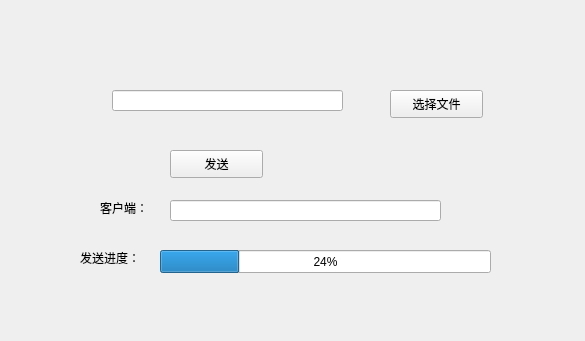
<?xml version="1.0" encoding="UTF-8"?>
<ui version="4.0">
 <class>servers</class>
 <widget class="QWidget" name="servers">
  <property name="geometry">
   <rect>
    <x>0</x>
    <y>0</y>
    <width>585</width>
    <height>341</height>
   </rect>
  </property>
  <property name="windowTitle">
   <string>Form</string>
  </property>
  <widget class="QPushButton" name="select">
   <property name="geometry">
    <rect>
     <x>390</x>
     <y>90</y>
     <width>93</width>
     <height>28</height>
    </rect>
   </property>
   <property name="text">
    <string>选择文件</string>
   </property>
  </widget>
  <widget class="QLineEdit" name="file_path">
   <property name="geometry">
    <rect>
     <x>112</x>
     <y>90</y>
     <width>231</width>
     <height>21</height>
    </rect>
   </property>
  </widget>
  <widget class="QPushButton" name="send">
   <property name="geometry">
    <rect>
     <x>170</x>
     <y>150</y>
     <width>93</width>
     <height>28</height>
    </rect>
   </property>
   <property name="text">
    <string>发送</string>
   </property>
  </widget>
  <widget class="QLabel" name="label">
   <property name="geometry">
    <rect>
     <x>80</x>
     <y>250</y>
     <width>72</width>
     <height>15</height>
    </rect>
   </property>
   <property name="text">
    <string>发送进度：</string>
   </property>
  </widget>
  <widget class="QProgressBar" name="progressBar">
   <property name="geometry">
    <rect>
     <x>160</x>
     <y>250</y>
     <width>331</width>
     <height>23</height>
    </rect>
   </property>
   <property name="value">
    <number>24</number>
   </property>
  </widget>
  <widget class="QLabel" name="label_2">
   <property name="geometry">
    <rect>
     <x>100</x>
     <y>200</y>
     <width>72</width>
     <height>15</height>
    </rect>
   </property>
   <property name="text">
    <string>客户端：</string>
   </property>
  </widget>
  <widget class="QLineEdit" name="ip">
   <property name="geometry">
    <rect>
     <x>170</x>
     <y>200</y>
     <width>271</width>
     <height>21</height>
    </rect>
   </property>
  </widget>
 </widget>
 <resources/>
 <connections/>
</ui>
